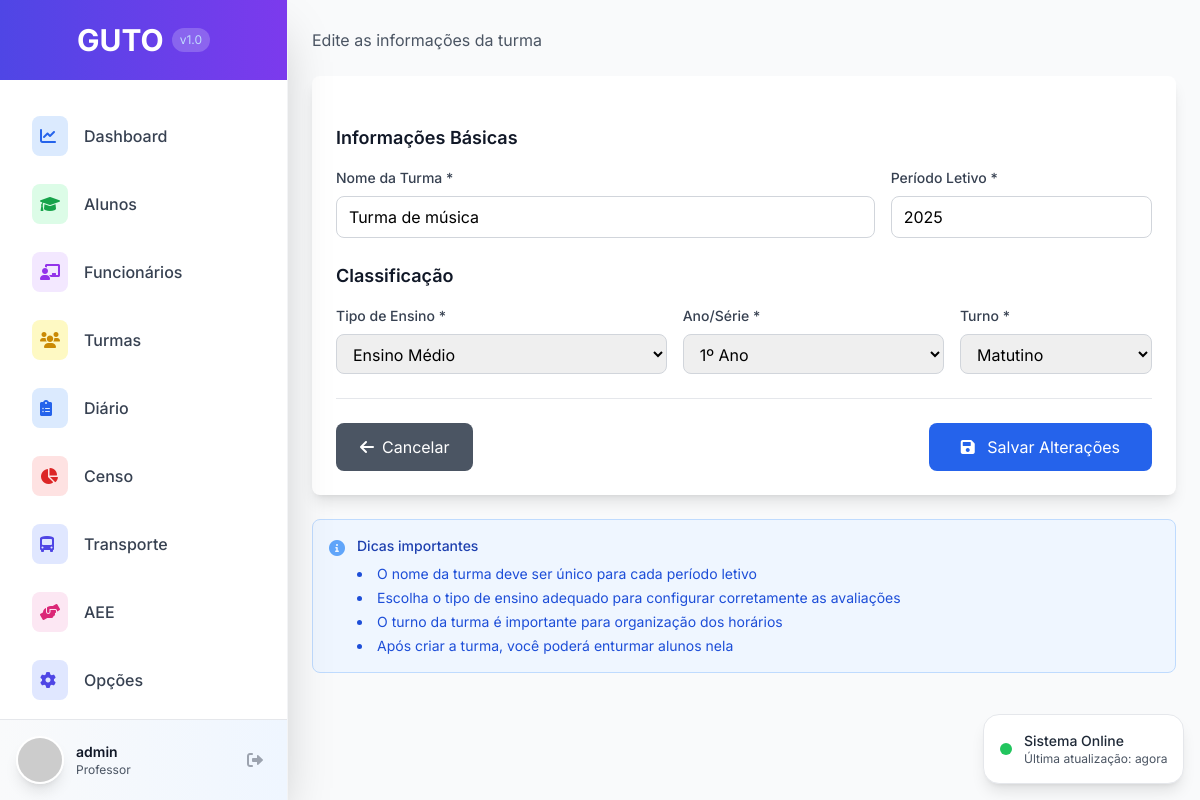
The app's page /turmas/turmas/5/editar/ (signed in), older data.
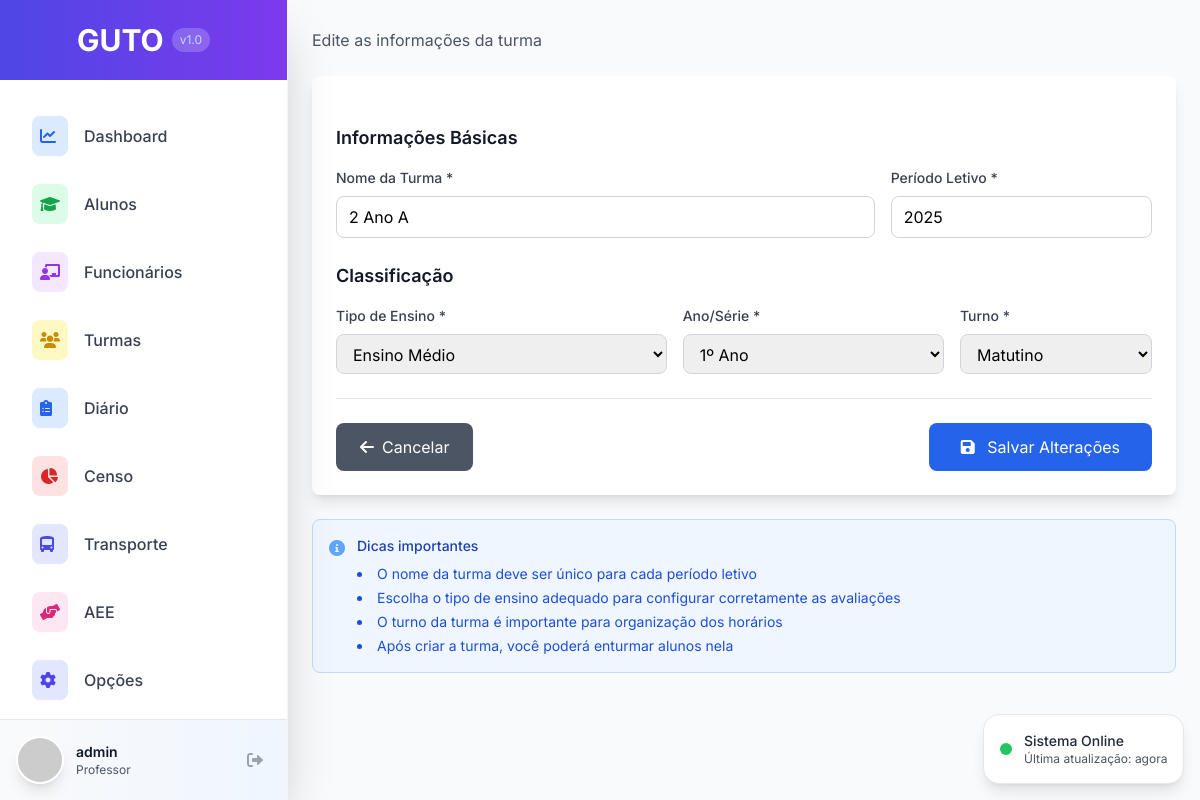
The same page, newer data.
### avaliacao/models.py (models this page shows, shortened)
class Turma(models.Model):
    TIPO_ENSINO_CHOICES = [
        ('EDUCACAO_INFANTIL', 'Educação Infantil'),
        ('ENSINO_FUNDAMENTAL_I', 'Ensino Fundamental I'),
        ('ENSINO_FUNDAMENTAL_II', 'Ensino Fundamental II'),
        ('ENSINO_MEDIO', 'Ensino Médio'),
    ]
    ANO_SERIE_CHOICES = [
        ('BERÇARIO', 'Berçário'),
        ('MATERNAL_I', 'Maternal I'),
        ('MATERNAL_II', 'Maternal II'),
        ('PRE_I', 'Pré I'),
        ('PRE_II', 'Pré II'),
        ('1_ANO', '1º Ano'),
        ('2_ANO', '2º Ano'),
        ('3_ANO', '3º Ano'),
        ('4_ANO', '4º Ano'),
        ('5_ANO', '5º Ano'),
        ('6_ANO', '6º Ano'),
        ('7_ANO', '7º Ano'),
        ('8_ANO', '8º Ano'),
        ('9_ANO', '9º Ano'),
        ('1_ANO_EM', '1º Ano'),
        ('2_ANO_EM', '2º Ano'),
        ('3_ANO_EM', '3º Ano'),
    ]
    TURNO_CHOICES = [
        ('MATUTINO', 'Matutino'),
        ('VESPERTINO', 'Vespertino'),
        ('NOTURNO', 'Noturno'),
        ('INTEGRAL', 'Integral'),
    ]
    nome = models.CharField(max_length=255, verbose_name="Nome da Turma")
    periodo_letivo = models.CharField(max_length=4, default=str(date.today().year), verbose_name="Período Letivo")
    tipo_ensino = models.CharField(max_length=50, choices=TIPO_ENSINO_CHOICES, verbose_name="Tipo de Ensino")
    ano_serie = models.CharField(max_length=50, choices=ANO_SERIE_CHOICES, verbose_name="Ano/Série")
    turno = models.CharField(max_length=20, choices=TURNO_CHOICES, verbose_name="Turno")
    diario_fechado = models.BooleanField(default=False, verbose_name="Diário Fechado")
    vagas_total = models.IntegerField(default=30, verbose_name="Total de Vagas")
    data_criacao = models.DateTimeField(auto_now_add=True, verbose_name="Data de Criação", null=True, blank=True)
    usuario_criacao = models.ForeignKey(User, on_delete=models.PROTECT, verbose_name="Criado por", null=True, blank=True)
    class Meta:
        verbose_name = "Turma"
        verbose_name_plural = "Turmas"
        unique_together = ['nome', 'periodo_letivo']
        ordering = ['periodo_letivo', 'ano_serie', 'nome']

### avaliacao/views.py (the view)
# urls.py: path('turmas/<int:pk>/editar/', views.turma_edit, name='turma_edit'),
@login_required
def turma_edit(request, pk):
    turma = get_object_or_404(Turma, pk=pk)
    if request.method == 'POST':
        form = TurmaForm(request.POST, instance=turma)
        if form.is_valid():
            form.save()
            messages.success(request, f'Turma "{turma.nome}" editada com sucesso!')
            AtividadeRecente.objects.create(
                usuario=request.user,
                acao='UPDATE',
                modulo='AVALIACAO',
                objeto_nome=turma.nome,
                descricao=f'Editou a turma {turma.nome}'
            )
            return redirect('avaliacao:turmas_list')
    else:
        form = TurmaForm(instance=turma)
    return render(request, 'avaliacao/turma_form.html', {'form': form, 'turma': turma})

### templates/avaliacao/turma_form.html (shortened to what the changed rows need)
{% extends 'base.html' %}
{% block content %}
<div class="max-w-4xl mx-auto">
    <div class="bg-white rounded-lg shadow-lg p-6">
        <form method="POST" class="space-y-6">
            <div>
                <div class="grid grid-cols-12 gap-4">
                    <div class="col-span-12 lg:col-span-8">
                        <label for="{{ form.nome.id_for_label }}" class="block text-sm font-medium text-gray-700 mb-2">
                            Nome da Turma *
                        </label>
                        {{ form.nome }}
                    </div>
                    <div class="col-span-12 lg:col-span-4">
                        <label for="{{ form.periodo_letivo.id_for_label }}" class="block text-sm font-medium text-gray-700 mb-2">
                            Período Letivo *
                        </label>
                        {{ form.periodo_letivo }}
                    </div>
                </div>
            </div>
            <div>
                <div class="grid grid-cols-12 gap-4">
                    <div class="col-span-12 lg:col-span-5">
                        <label for="{{ form.tipo_ensino.id_for_label }}" class="block text-sm font-medium text-gray-700 mb-2">
                            Tipo de Ensino *
                        </label>
                        {{ form.tipo_ensino }}
                    </div>
                    <div class="col-span-12 lg:col-span-4">
                        <label for="{{ form.ano_serie.id_for_label }}" class="block text-sm font-medium text-gray-700 mb-2">
                            Ano/Série *
                        </label>
                        {{ form.ano_serie }}
                    </div>
                    <div class="col-span-12 lg:col-span-3">
                        <label for="{{ form.turno.id_for_label }}" class="block text-sm font-medium text-gray-700 mb-2">
                            Turno *
                        </label>
                        {{ form.turno }}
                    </div>
                </div>
            </div>
        </form>
    </div>
</div>
{% endblock %}

Row changes from the older to the newer data that the page shows:
changed Turma "Ensino Médio": nome "Turma de música" → "2 Ano A"
